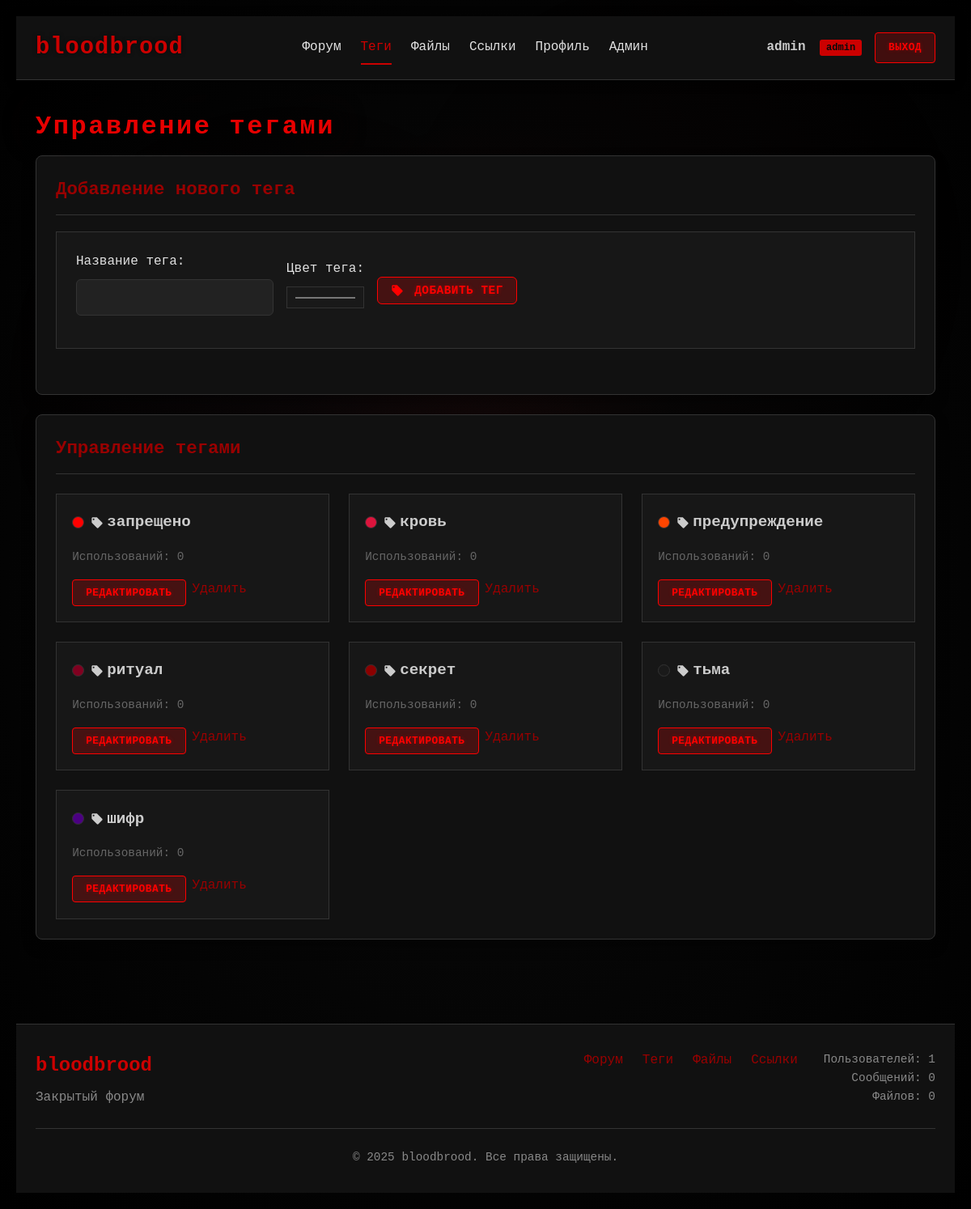
/tags.php (signed in), run on the app's committed database.
### tables this page shows
CREATE TABLE tags (
    id INT AUTO_INCREMENT PRIMARY KEY,
    parent_id INT DEFAULT NULL,
    name VARCHAR(50) UNIQUE NOT NULL,
    slug VARCHAR(50) UNIQUE NOT NULL,
    description TEXT,
    color VARCHAR(7) DEFAULT '#8b0000',
    icon VARCHAR(50) DEFAULT NULL,
    
     
    usage_count INT DEFAULT 0,
    trending_score DECIMAL(5,2) DEFAULT 0.00,
    
     
    min_reputation_required INT DEFAULT 0,
    is_system BOOLEAN DEFAULT FALSE,
    is_hidden BOOLEAN DEFAULT FALSE,
    
    created_at TIMESTAMP DEFAULT CURRENT_TIMESTAMP,
    
    FOREIGN KEY (parent_id) REFERENCES tags(id) ON DELETE CASCADE,
    INDEX idx_slug (slug),
    INDEX idx_trending (trending_score DESC)
);

### config/database.php (called while the page is built, shortened)
<?php
function isLoggedIn() {
    return isset($_SESSION['user_id']);
}
function isAdmin() {
    return isset($_SESSION['role']) && $_SESSION['role'] === 'admin';
}

### tags.php (the view, shortened to what this page needs)
<?php
require_once 'includes/init.php';
$stmt = $pdo->query("SELECT * FROM tags ORDER BY name");
$tags = $stmt->fetchAll();
$tagStats = [];
foreach ($tags as $tag) {
    $stmt = $pdo->prepare("SELECT COUNT(*) FROM message_tags WHERE tag_id = ?");
    $stmt->execute([$tag['id']]);
    $tagStats[$tag['id']] = $stmt->fetchColumn();
}
$pageTitle = 'Управление тегами';
include "includes/header.php";
?>
<div class="card">
    <div class="card-header">
        <h2 class="card-title">Добавление нового тега</h2>
    </div>
    <form method="POST" action="tags.php" class="tag-add-form">
        <div class="form-group-inline">
            <div class="form-group">
                <label for="tag_name">Название тега:</label>
                <input type="text" id="tag_name" name="tag_name" required>
            </div>
            <div class="form-group">
                <label for="tag_color">Цвет тега:</label>
                <input type="color" id="tag_color" name="tag_color" value="#660000">
            </div>
            <button type="submit" class="btn">
                <svg width="16" height="16"><use xlink:href="#icon-tag"></use></svg>
                Добавить тег
            </button>
        </div>
    </form>
</div>
<div class="card">
    <div class="card-header">
        <h2 class="card-title">Управление тегами</h2>
    </div>
    <?php if (empty($tags)): ?>
        <div class="text-center p-4">
            <p>Теги еще не созданы.</p>
        </div>
    <?php else: ?>
        <div class="tag-grid">
            <?php foreach ($tags as $tag): ?>
                <div class="tag-item hover-glow">
                    <div class="tag-name">
                        <span class="tag-color" style="background-color: <?= htmlspecialchars($tag["color"]) ?>"></span>
                        <svg width="16" height="16"><use xlink:href="#icon-tag"></use></svg>
                        <?= htmlspecialchars($tag["name"]) ?>
                    </div>
                    <div class="tag-stats">
                        Использований: <?= $tagStats[$tag["id"]] ?>
                    </div>
                    <div class="tag-actions">
                        <button type="button" class="btn btn-sm"
                                onclick=\"openEditTagModal('<?= htmlspecialchars($tag['id']) ?>', '<?= htmlspecialchars($tag['name']) ?>', '<?= htmlspecialchars($tag['color']) ?>')\">
                            Редактировать
                        </button>
                        <a href=\"tags.php?delete=<?= $tag['id'] ?>\" class=\"btn btn-sm btn-danger\"
                           onclick=\"return confirm('Вы уверены, что хотите удалить этот тег?')\">
                            Удалить
                        </a>
                    </div>
                </div>
            <?php endforeach; ?>
        </div>
    <?php endif; ?>
</div>
<?php
include "includes/footer.php";
?>

### includes/header.php (shortened to what this page needs)
<?php
$currentPage = basename($_SERVER['PHP_SELF']);
?>
<!DOCTYPE html>
<html lang="ru">
<head>
    <link rel="stylesheet" href="assets/css/styles.css">
</head>
<body>
    <header class="header">
        <div class="container header-inner">
            <a href="forum.php" class="logo-text">bloodbrood</a>
            <?php if (isLoggedIn()): ?>
                <nav class="nav-menu">
                    <a href="forum.php" class="<?= $currentPage === 'forum.php' ? 'active' : '' ?>">Форум</a>
                    <a href="tags.php" class="<?= $currentPage === 'tags.php' ? 'active' : '' ?>">Теги</a>
                    <a href="upload.php" class="<?= $currentPage === 'upload.php' ? 'active' : '' ?>">Файлы</a>
                    <a href="links.php" class="<?= $currentPage === 'links.php' ? 'active' : '' ?>">Ссылки</a>
                    <a href="profile.php" class="<?= $currentPage === 'profile.php' ? 'active' : '' ?>">Профиль</a>
                    <?php if (isAdmin()): ?>
                        <a href="admin.php" class="<?= $currentPage === 'admin.php' ? 'active' : '' ?>">Админ</a>
                    <?php endif; ?>
                </nav>
                <div class="user-menu">
                    <span class="username">
                        <?= htmlspecialchars($_SESSION['username']) ?>
                        <?php if (isset($_SESSION['role']) && $_SESSION['role'] === 'admin'): ?>
                            <span class="admin-badge">admin</span>
                        <?php endif; ?>
                    </span>
                    <a href="auth.php?logout=1" class="btn btn-sm">Выход</a>
                </div>
            <?php endif; ?>
        </div>
    </header>
    <main class="main-content">
        <div class="container fade-in">
            <?php if (isset($pageTitle) && $currentPage !== 'forum.php' && $currentPage !== 'index.php'): ?>
                <h1 class="title"><?= htmlspecialchars($pageTitle) ?></h1>
            <?php endif; ?>

### includes/footer.php (shortened to what this page needs)
        </div>
    </main>
    <footer class="footer">
        <div class="container">
            <div class="footer-content">
                <div class="footer-brand">
                    <div class="footer-logo">bloodbrood</div>
                    <div class="footer-description">Закрытый форум</div>
                </div>
                <div class="footer-links">
                    <a href="forum.php">Форум</a>
                    <a href="tags.php">Теги</a>
                    <a href="upload.php">Файлы</a>
                    <a href="links.php">Ссылки</a>
                </div>
                <div class="footer-info">
                    <div class="footer-stats">
                        <?php
                        try {
                            global $pdo;
                            $stats = [
                                'users' => $pdo->query("SELECT COUNT(*) FROM users WHERE is_active = 1")->fetchColumn(),
                                'messages' => $pdo->query("SELECT COUNT(*) FROM messages WHERE is_deleted = 0")->fetchColumn(),
                                'files' => $pdo->query("SELECT COUNT(*) FROM attachments")->fetchColumn()
                            ];
                        } catch (Exception $e) {
                            $stats = ['users' => '?', 'messages' => '?', 'files' => '?'];
                        }
                        ?>
                        <div>Пользователей: <?= $stats['users'] ?></div>
                        <div>Сообщений: <?= $stats['messages'] ?></div>
                        <div>Файлов: <?= $stats['files'] ?></div>
                    </div>
                </div>
            </div>
            <div class="footer-copyright">
                &copy; <?= date('Y') ?> bloodbrood. Все права защищены.
            </div>
        </div>
    </footer>
</body>
</html>

### data on the page
tags: name "запрещено", id "0"
tags: name "кровь", id "0"
tags: name "предупреждение", id "0"
tags: name "ритуал", id "0"
tags: name "секрет", id "0"
tags: name "тьма", id "0"
tags: name "шифр", id "0"

### other printed values
$_SESSION['username'] "admin"
$pageTitle "Управление тегами"
$stats['users'] "1"
$stats['messages'] "0"
$stats['files'] "0"
